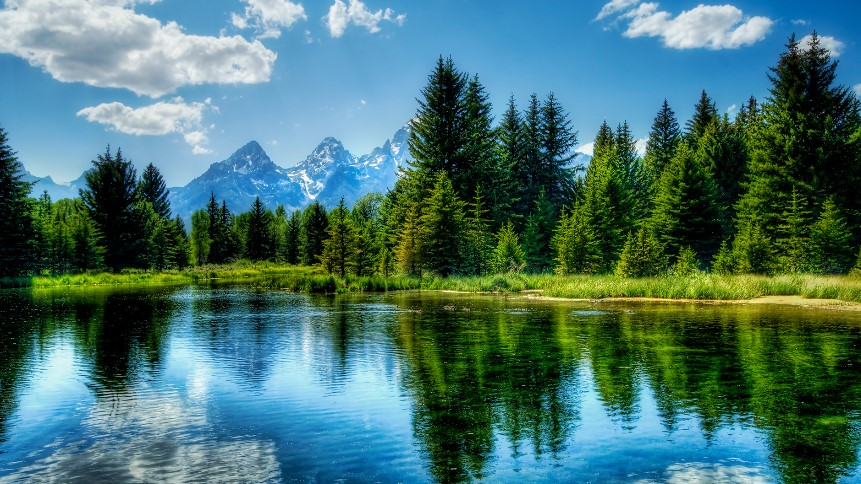
#> input picture 理论作业/作业4/test.jpg, 861 x 484 px
$ python task4.py   (older library calls are emulated)
#> lines starting #> are read from the running program, lines starting #| are printed output that depends on the picture
import cv2
import numpy as np
import matplotlib.pyplot as plt
import os
import matplotlib as mpl

# 使用无界面后端
mpl.use('Agg')

plt.rcParams['axes.unicode_minus'] = False

# 计算图像梯度
def compute_gradient(img, operator='sobel'):
    if operator == 'sobel':
        # Sobel 水平、垂直梯度
        sobel_x = cv2.Sobel(img, cv2.CV_64F, 1, 0, ksize=3)
        sobel_y = cv2.Sobel(img, cv2.CV_64F, 0, 1, ksize=3)
        grad = np.sqrt(sobel_x**2 + sobel_y**2)
    elif operator == 'prewitt':
        # Prewitt 水平、垂直梯度
        prewitt_x = cv2.filter2D(img, cv2.CV_64F, np.array([[-1,0,1],[-1,0,1],[-1,0,1]]))
        prewitt_y = cv2.filter2D(img, cv2.CV_64F, np.array([[-1,-1,-1],[0,0,0],[1,1,1]]))
        grad = np.sqrt(prewitt_x**2 + prewitt_y**2)
    elif operator == 'simple':
        # 简单中心差分梯度
        dx = np.zeros_like(img, dtype=np.float64)
        dy = np.zeros_like(img, dtype=np.float64)
        dx[:, 1:-1] = (img[:, 2:] - img[:, :-2]) / 2
        dy[1:-1, :] = (img[2:, :] - img[:-2, :]) / 2
        grad = np.sqrt(dx**2 + dy**2)
    else:
        raise ValueError("operator must be 'sobel'/'prewitt'/'simple'")
    return grad.astype(np.float32)

# 梯度法计算 f_rms
def gradient_method_frms(block, grad_operator='sobel'):
    grad = compute_gradient(block, operator=grad_operator)
    E_grad2 = np.mean(grad**2)
    frms2 = E_grad2 / (4 * np.pi**2)
    return np.sqrt(frms2)

# FFT 法计算 95% 能量频率与 f_rms
def fft_method_95energy_frms(block, pixel_size=1.0):
    h, w = block.shape
    fft_block = np.fft.fft2(block)
    fft_shift = np.fft.fftshift(fft_block)
    power_spectrum = np.abs(fft_shift)**2

    # 构造频率网格
    fx = np.fft.fftfreq(w, d=pixel_size)
    fy = np.fft.fftfreq(h, d=pixel_size)
    fx = np.fft.fftshift(fx)
    fy = np.fft.fftshift(fy)
    FX, FY = np.meshgrid(fx, fy)
    F = np.sqrt(FX**2 + FY**2)

    # 计算总能量与累积95%能量对应频率
    total_energy = np.sum(power_spectrum)
    flat_F, flat_power = F.flatten(), power_spectrum.flatten()
    sort_idx = np.argsort(flat_F)
    sorted_F, sorted_power = flat_F[sort_idx], flat_power[sort_idx]
    cum_energy = np.cumsum(sorted_power)
    idx_95 = np.argmax(cum_energy >= 0.95 * total_energy)
    f_95 = sorted_F[idx_95]

    # 功率加权频率均方根
    f2_mean = np.sum(F**2 * power_spectrum) / total_energy
    frms_fft = np.sqrt(f2_mean)

    return f_95, frms_fft

# 将图像分块
def split_image_into_blocks(img, block_size=16):
    h, w = img.shape
    h_blocks = h // block_size
    w_blocks = w // block_size
    img_cropped = img[:h_blocks*block_size, :w_blocks*block_size]
    blocks = []
    for i in range(h_blocks):
        for j in range(w_blocks):
            block = img_cropped[i*block_size:(i+1)*block_size, j*block_size:(j+1)*block_size]
            blocks.append(block)
    return blocks, h_blocks, w_blocks

if __name__ == "__main__":
    img_path = "test.jpg"

    # 判断文件是否存在
    if not os.path.exists(img_path):
        raise FileNotFoundError(f"File not found: {img_path}")

    # 灰度读取图像
    img = cv2.imread(img_path, cv2.IMREAD_GRAYSCALE)
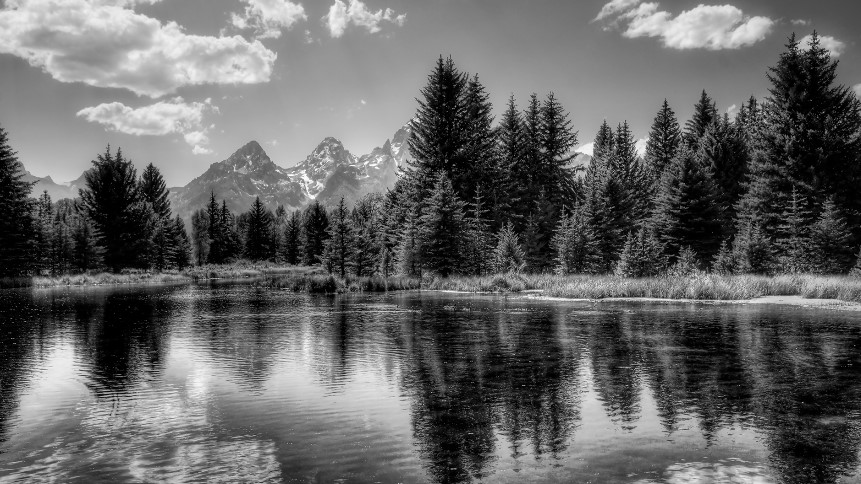
#> img: shape (484, 861); min 0, max 255, mean 100.5
    if img is None:
        raise RuntimeError(f"Could not read image: {img_path}")

    print(f"Loaded image: {img_path}, shape: {img.shape}")
#| Loaded image: test.jpg, shape: (484, 861)

    block_size = 16
    blocks, h_blocks, w_blocks = split_image_into_blocks(img, block_size=block_size)
#> in split_image_into_blocks, `img_cropped = img[:h_blocks*block_size, :w_blocks*block_size]`:
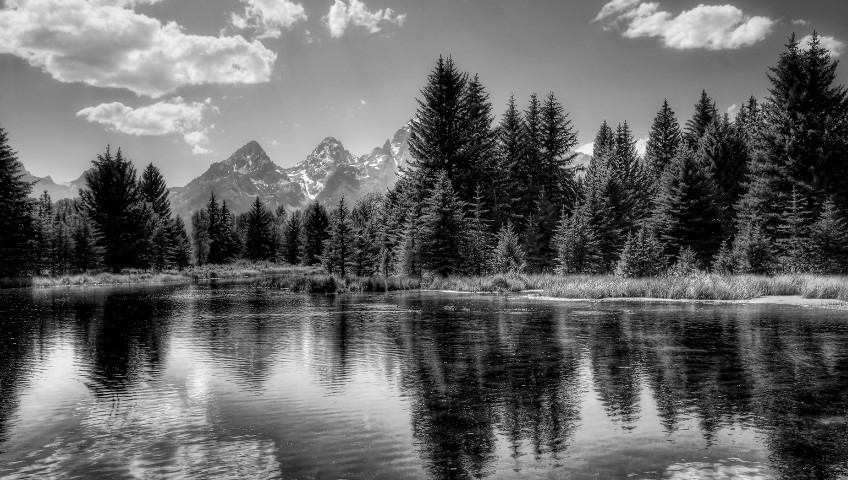
#> img_cropped: shape (480, 848); min 0, max 255, mean 101.2
#> after the loop in split_image_into_blocks, `for i in range(h_blocks):`: blocks = 1590 items
#> blocks = 1590 items; h_blocks = 30; w_blocks = 53
    print(f"Split into {h_blocks}x{w_blocks} blocks = {len(blocks)} blocks")
#| Split into 30x53 blocks = 1590 blocks

    grad_frms_list = []
    fft_95_list = []
    fft_frms_list = []

    # 逐块计算
    for idx, block in enumerate(blocks):
        # 梯度法
        frms_grad = gradient_method_frms(block, grad_operator='sobel')
        grad_frms_list.append(frms_grad)

        # FFT 法
        f_95, frms_fft = fft_method_95energy_frms(block, pixel_size=1.0)
        fft_95_list.append(f_95)
        fft_frms_list.append(frms_fft)
#> this loop made 1590 passes
#> (E_grad2 in gradient_method_frms, frms2 in gradient_method_frms, frms_grad, total_energy in fft_method_95energy_frms, idx_95 in fft_method_95energy_frms, f_95, f2_mean in fft_method_95energy_frms, frms_fft) on passes 1 to 3: (7443.6, 188.5, 13.73, 2.41e+09, 0, 0, 0.000464, 0.0215), (2336.8, 59.19, 7.69, 2.9e+09, 0, 0, 0.000147, 0.0121), (806.1, 20.42, 4.52, 2.95e+09, 0, 0, 3.16e-05, 0.00562)

    grad_frms_arr = np.array(grad_frms_list)
    fft_95_arr = np.array(fft_95_list)
    fft_frms_arr = np.array(fft_frms_list)

    print("\n=== Results ===")
    print(f"Gradient f_rms:   mean = {np.mean(grad_frms_arr):.4f}, std = {np.std(grad_frms_arr):.4f}")
#| Gradient f_rms:   mean = 15.9902, std = 9.2018
    print(f"FFT 95% energy:   mean = {np.mean(fft_95_arr):.4f}, std = {np.std(fft_95_arr):.4f}")
#| FFT 95% energy:   mean = 0.1894, std = 0.1947
    print(f"FFT f_rms:        mean = {np.mean(fft_frms_arr):.4f}, std = {np.std(fft_frms_arr):.4f}")
#| FFT f_rms:        mean = 0.0882, std = 0.0726
    print(f"Corr(grad, fft95): {np.corrcoef(grad_frms_arr, fft_95_arr)[0,1]:.4f}")
#| Corr(grad, fft95): 0.4543
    print(f"Corr(grad, fft_rms): {np.corrcoef(grad_frms_arr, fft_frms_arr)[0,1]:.4f}")
#| Corr(grad, fft_rms): 0.4547

    # 散点对比图
    plt.figure(figsize=(12,5))
    plt.subplot(121)
    plt.scatter(grad_frms_arr, fft_95_arr, s=8, alpha=0.6)
    plt.xlabel("Gradient f_rms")
    plt.ylabel("FFT 95% energy frequency")
    plt.title("Gradient vs FFT 95% freq")
    plt.grid(True)
    m = max(grad_frms_arr.max(), fft_95_arr.max())
    plt.plot([0,m],[0,m], 'r--')

    plt.subplot(122)
    plt.scatter(grad_frms_arr, fft_frms_arr, s=8, alpha=0.6, c='orange')
    plt.xlabel("Gradient f_rms")
    plt.ylabel("FFT f_rms")
    plt.title("Gradient vs FFT f_rms")
    plt.grid(True)
    plt.plot([0,m],[0,m], 'r--')
    plt.tight_layout()
    plt.savefig("frequency_comparison.png", dpi=300)
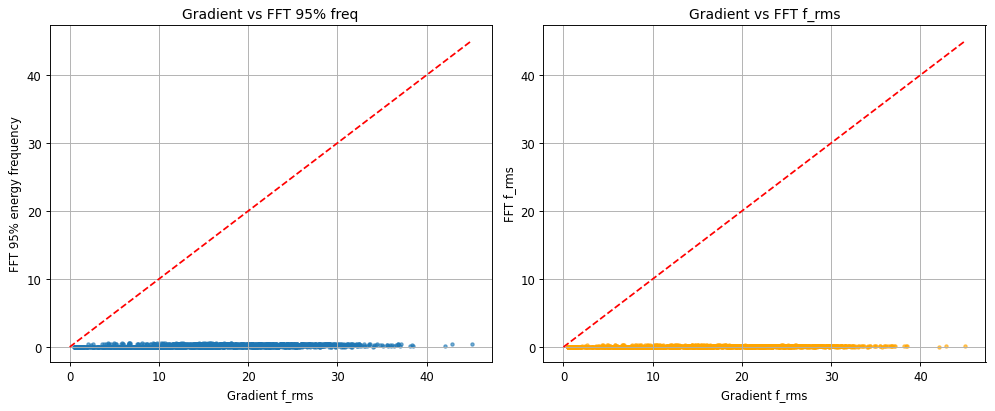
#> figure drawn by matplotlib, 2 panels
    plt.close()

    # 频率分布直方图
    plt.figure(figsize=(12,4))
    plt.hist(grad_frms_arr, bins=30, alpha=0.5, label="Gradient f_rms", density=True)
    plt.hist(fft_95_arr, bins=30, alpha=0.5, label="FFT 95% freq", density=True)
    plt.hist(fft_frms_arr, bins=30, alpha=0.5, label="FFT f_rms", density=True)
    plt.xlabel("Frequency")
    plt.ylabel("Density")
    plt.title("Frequency distribution")
    plt.legend()
    plt.grid(True)
    plt.savefig("frequency_distribution.png", dpi=300)
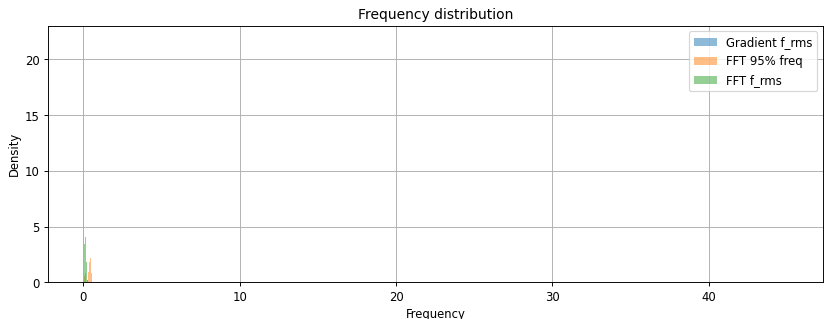
#> figure drawn by matplotlib, 1 panel; tallest bar 0.0745 high, from x = 0.501 to 1.99; tallest bar 21.94 high, from x = -1.73e-18 to 0.0186; tallest bar 15.6 high, from x = 0.00142 to 0.0126
    plt.close()

    # 热力图
    grad_map = grad_frms_arr.reshape(h_blocks, w_blocks)
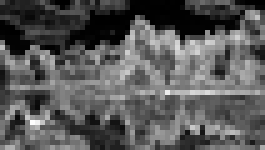
#> grad_map: shape (30, 53) float64 (shown 5 times larger); min 0.501, max 45.05, mean 16; drawn with min black and max white
    fft95_map = fft_95_arr.reshape(h_blocks, w_blocks)
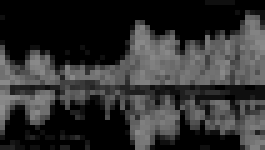
#> fft95_map: shape (30, 53) float64 (shown 5 times larger); min 0, max 0.559, mean 0.189

    plt.figure(figsize=(12,5))
    plt.subplot(131)
    plt.imshow(img, cmap='gray')
    plt.title("Input image")
    plt.axis('off')

    plt.subplot(132)
    im1 = plt.imshow(grad_map, cmap='hot')
    plt.title("Gradient f_rms")
    plt.axis('off')
    plt.colorbar(im1, shrink=0.8)

    plt.subplot(133)
    im2 = plt.imshow(fft95_map, cmap='hot')
    plt.title("FFT 95% energy freq")
    plt.axis('off')
    plt.colorbar(im2, shrink=0.8)

    plt.tight_layout()
    plt.savefig("frequency_heatmap.png", dpi=300)
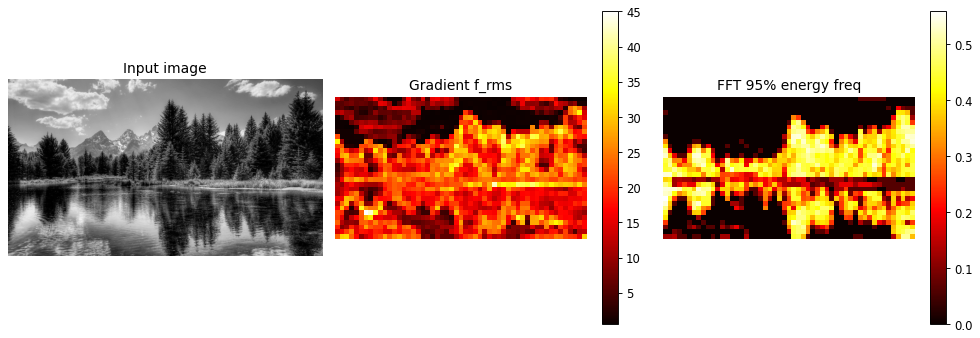
#> figure drawn by matplotlib, 5 panels
    plt.close()

    print("\nAll figures saved successfully.")
